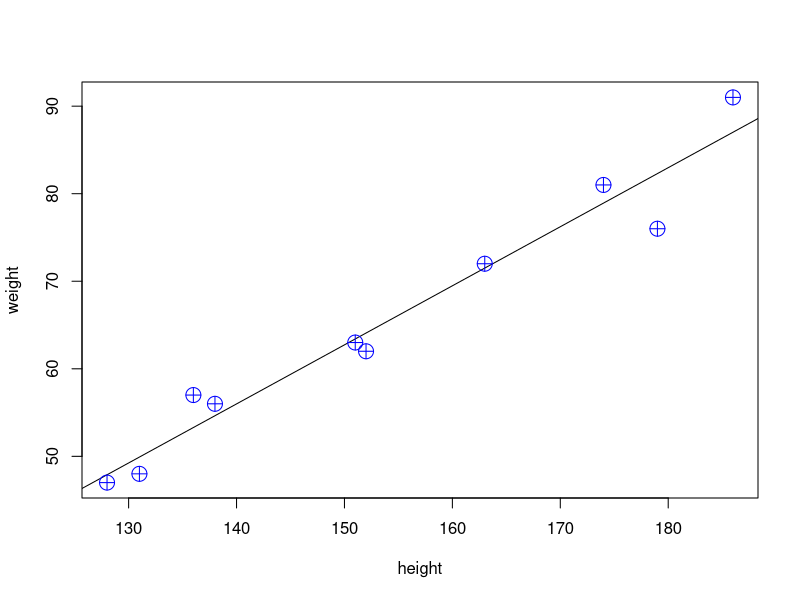

This figure's R source:
height <- c(151, 174, 138, 186, 128, 136, 179, 163, 152, 131)
weight <- c(63, 81, 56, 91, 47, 57, 76, 72, 62, 48)
plot(height,weight,abline(lm(weight~height)),col = "blue",cex = 2.0,pch = 10)